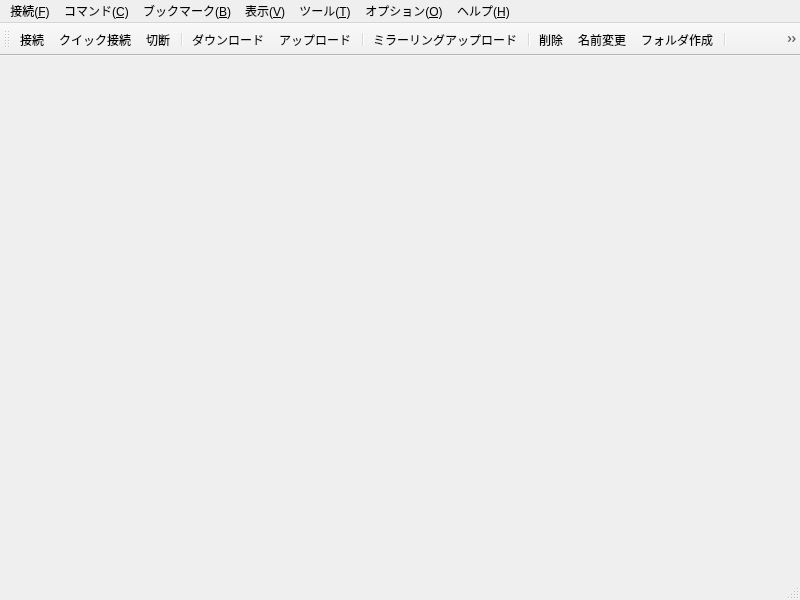
 <widget class="QMainWindow" name="MainWindowClass">
  <property name="geometry">
   <rect>
    <x>0</x>
    <y>0</y>
    <width>800</width>
    <height>600</height>
   </rect>
  </property>
  <property name="windowTitle">
   <string>MainWindow</string>
  </property>
  <widget class="QWidget" name="centralWidget">
   <layout class="QVBoxLayout" name="verticalLayout">
    <property name="leftMargin">
     <number>0</number>
    </property>
    <property name="topMargin">
     <number>0</number>
    </property>
    <property name="rightMargin">
     <number>0</number>
    </property>
    <property name="bottomMargin">
     <number>0</number>
    </property>
    <item>
     <widget class="DirsAndTaskMsgForm" name="widget" native="true"/>
    </item>
   </layout>
  </widget>
  <widget class="QMenuBar" name="menuBar">
   <property name="geometry">
    <rect>
     <x>0</x>
     <y>0</y>
     <width>800</width>
     <height>22</height>
    </rect>
   </property>
   <widget class="QMenu" name="menu_Connect">
    <property name="title">
     <string>接続(&amp;F)</string>
    </property>
    <widget class="QMenu" name="menu_Settings">
     <property name="title">
      <string>設定(&amp;S)</string>
     </property>
     <addaction name="actionImportFromWS_FTP"/>
     <addaction name="actionSaveSettingsToFile"/>
     <addaction name="actionLoadSettingsFromFile"/>
     <addaction name="actionModifyMasterPassword"/>
     <addaction name="actionExportFileZillaXML"/>
     <addaction name="actionExportWinSCPINI"/>
     <addaction name="separator"/>
     <addaction name="actionResetSettings"/>
    </widget>
    <addaction name="actionConnect"/>
    <addaction name="actionQuickConnect"/>
    <addaction name="actionDisconnect"/>
    <addaction name="separator"/>
    <addaction name="actionHostSettings"/>
    <addaction name="menu_Settings"/>
    <addaction name="separator"/>
    <addaction name="actionExit"/>
    <addaction name="separator"/>
   </widget>
   <widget class="QMenu" name="menu_Command">
    <property name="title">
     <string>コマンド(&amp;C)</string>
    </property>
    <addaction name="actionDownload"/>
    <addaction name="actionUpload"/>
    <addaction name="actionDownloadRename"/>
    <addaction name="actionUploadRename"/>
    <addaction name="actionDownloadRespecify"/>
    <addaction name="actionDownloadAsFile"/>
    <addaction name="separator"/>
    <addaction name="actionUploadMirroring"/>
    <addaction name="actionCalcFilesSize"/>
    <addaction name="actionDownloadMirroring"/>
    <addaction name="separator"/>
    <addaction name="actionCmdRm"/>
    <addaction name="actionCmdRename"/>
    <addaction name="actionCmdReattribute"/>
    <addaction name="actionCmdMkdir"/>
    <addaction name="actionCommand"/>
    <addaction name="separator"/>
    <addaction name="actionDirSync"/>
   </widget>
   <widget class="QMenu" name="menu_Bookmark">
    <property name="title">
     <string>ブックマーク(&amp;B)</string>
    </property>
    <addaction name="actionBmarkAddHost"/>
    <addaction name="actionBmarkAddLocal"/>
    <addaction name="actionBmarkAddBoth"/>
    <addaction name="actionBmarkEdit"/>
    <addaction name="separator"/>
   </widget>
   <widget class="QMenu" name="menu_View">
    <property name="title">
     <string>表示(&amp;V)</string>
    </property>
    <widget class="QMenu" name="menu_ViewFormat">
     <property name="title">
      <string>形式(&amp;T)</string>
     </property>
     <addaction name="actionViewFList"/>
     <addaction name="actionViewFDetail"/>
    </widget>
    <addaction name="actionFilter"/>
    <addaction name="separator"/>
    <addaction name="actionFind"/>
    <addaction name="actionFindNext"/>
    <addaction name="separator"/>
    <addaction name="actionSelect"/>
    <addaction name="actionSelectAll"/>
    <addaction name="separator"/>
    <addaction name="menu_ViewFormat"/>
    <addaction name="actionSort"/>
    <addaction name="actionViewDot"/>
    <addaction name="separator"/>
    <addaction name="actionListWithViewer"/>
    <addaction name="actionTaskWithViewer"/>
    <addaction name="separator"/>
    <addaction name="actionReflesh"/>
   </widget>
   <widget class="QMenu" name="menu_Tools">
    <property name="title">
     <string>ツール(&amp;T)</string>
    </property>
    <addaction name="actionCalcOnetimePasswd"/>
    <addaction name="actionWindowsFWSetting"/>
   </widget>
   <widget class="QMenu" name="menu_Option">
    <property name="title">
     <string>オプション(&amp;O)</string>
    </property>
    <addaction name="actionPreference"/>
   </widget>
   <widget class="QMenu" name="menu_Help">
    <property name="title">
     <string>ヘルプ(&amp;H)</string>
    </property>
    <addaction name="actionContents"/>
    <addaction name="actionOpenWebsite"/>
    <addaction name="separator"/>
    <addaction name="actionAbout"/>
    <addaction name="actionAboutQt"/>
   </widget>
   <addaction name="menu_Connect"/>
   <addaction name="menu_Command"/>
   <addaction name="menu_Bookmark"/>
   <addaction name="menu_View"/>
   <addaction name="menu_Tools"/>
   <addaction name="menu_Option"/>
   <addaction name="menu_Help"/>
  </widget>
  <widget class="QToolBar" name="mainToolBar">
   <property name="iconSize">
    <size>
     <width>16</width>
     <height>16</height>
    </size>
   </property>
   <attribute name="toolBarArea">
    <enum>TopToolBarArea</enum>
   </attribute>
   <attribute name="toolBarBreak">
    <bool>false</bool>
   </attribute>
   <addaction name="actionConnect"/>
   <addaction name="actionQuickConnect"/>
   <addaction name="actionDisconnect"/>
   <addaction name="separator"/>
   <addaction name="actionDownload"/>
   <addaction name="actionUpload"/>
   <addaction name="separator"/>
   <addaction name="actionUploadMirroring"/>
   <addaction name="separator"/>
   <addaction name="actionCmdRm"/>
   <addaction name="actionCmdRename"/>
   <addaction name="actionCmdMkdir"/>
   <addaction name="separator"/>
   <addaction name="actionModeAscii"/>
   <addaction name="actionModeBinary"/>
   <addaction name="actionModeAuto"/>
   <addaction name="separator"/>
   <addaction name="actionLocalSJIS"/>
   <addaction name="actionLocalEUC"/>
   <addaction name="actionLocalJIS"/>
   <addaction name="actionLocalUTF8"/>
   <addaction name="actionLocalUTF8BOM"/>
   <addaction name="separator"/>
   <addaction name="actionHostSJIS"/>
   <addaction name="actionHostEUC"/>
   <addaction name="actionHostJIS"/>
   <addaction name="actionHostUTF8"/>
   <addaction name="actionHostUTF8BOM"/>
   <addaction name="actionHostNocode"/>
   <addaction name="separator"/>
   <addaction name="actionHalfKana2Full"/>
   <addaction name="separator"/>
   <addaction name="actionReflesh"/>
   <addaction name="separator"/>
   <addaction name="actionViewFList"/>
   <addaction name="actionViewFDetail"/>
   <addaction name="separator"/>
   <addaction name="actionDirSync"/>
   <addaction name="separator"/>
   <addaction name="actionStopReceiving"/>
  </widget>
  <widget class="QStatusBar" name="statusBar"/>
  <action name="actionConnect">
   <property name="icon">
    <iconset resource="ffftpgui.qrc">
     <normaloff>:/resource/connect.png</normaloff>:/resource/connect.png</iconset>
   </property>
   <property name="text">
    <string>接続(&amp;C)...</string>
   </property>
   <property name="iconText">
    <string>接続</string>
   </property>
   <property name="toolTip">
    <string>接続</string>
   </property>
   <property name="shortcut">
    <string>Ctrl+C</string>
   </property>
  </action>
  <action name="actionQuickConnect">
   <property name="icon">
    <iconset resource="ffftpgui.qrc">
     <normaloff>:/resource/quickconnect.png</normaloff>:/resource/quickconnect.png</iconset>
   </property>
   <property name="text">
    <string>クイック接続(&amp;Q)...</string>
   </property>
   <property name="iconText">
    <string>クイック接続</string>
   </property>
   <property name="toolTip">
    <string>クイック接続</string>
   </property>
   <property name="shortcut">
    <string>Ctrl+Q</string>
   </property>
  </action>
  <action name="actionDisconnect">
   <property name="icon">
    <iconset resource="ffftpgui.qrc">
     <normaloff>:/resource/disconnect.png</normaloff>:/resource/disconnect.png</iconset>
   </property>
   <property name="text">
    <string>切断(&amp;R)</string>
   </property>
   <property name="iconText">
    <string>切断</string>
   </property>
   <property name="toolTip">
    <string>切断</string>
   </property>
  </action>
  <action name="actionHostSettings">
   <property name="text">
    <string>ホストの設定(&amp;H)...</string>
   </property>
   <property name="iconText">
    <string>ホストの設定</string>
   </property>
   <property name="toolTip">
    <string>ホストの設定</string>
   </property>
  </action>
  <action name="actionExit">
   <property name="text">
    <string>終了(&amp;X)</string>
   </property>
   <property name="iconText">
    <string>終了</string>
   </property>
   <property name="toolTip">
    <string>終了</string>
   </property>
  </action>
  <action name="actionImportFromWS_FTP">
   <property name="text">
    <string>WS_FTPから設定をインポート(&amp;W)...</string>
   </property>
   <property name="iconText">
    <string>WS_FTPから設定をインポート</string>
   </property>
   <property name="toolTip">
    <string>WS_FTPから設定をインポート</string>
   </property>
  </action>
  <action name="actionSaveSettingsToFile">
   <property name="text">
    <string>設定をファイルに保存(&amp;S)...</string>
   </property>
   <property name="iconText">
    <string>設定をファイルに保存</string>
   </property>
   <property name="toolTip">
    <string>設定をファイルに保存</string>
   </property>
  </action>
  <action name="actionLoadSettingsFromFile">
   <property name="text">
    <string>設定をファイルから復元(&amp;L)...</string>
   </property>
   <property name="iconText">
    <string>設定をファイルから復元</string>
   </property>
   <property name="toolTip">
    <string>設定をファイルから復元</string>
   </property>
  </action>
  <action name="actionModifyMasterPassword">
   <property name="text">
    <string>マスターパスワードの変更(&amp;M)...</string>
   </property>
   <property name="iconText">
    <string>マスターパスワードの変更</string>
   </property>
   <property name="toolTip">
    <string>マスターパスワードの変更</string>
   </property>
  </action>
  <action name="actionExportFileZillaXML">
   <property name="text">
    <string>FileZilla XMLに設定をエクスポート...</string>
   </property>
  </action>
  <action name="actionExportWinSCPINI">
   <property name="text">
    <string>WinSCP INIに設定をエクスポート...</string>
   </property>
  </action>
  <action name="actionResetSettings">
   <property name="text">
    <string>全設定の消去...</string>
   </property>
  </action>
  <action name="actionDownload">
   <property name="icon">
    <iconset resource="ffftpgui.qrc">
     <normaloff>:/resource/arrowdown.png</normaloff>:/resource/arrowdown.png</iconset>
   </property>
   <property name="text">
    <string>ダウンロード(&amp;D)</string>
   </property>
   <property name="iconText">
    <string>ダウンロード</string>
   </property>
   <property name="toolTip">
    <string>ダウンロード</string>
   </property>
   <property name="shortcut">
    <string>Ctrl+D</string>
   </property>
  </action>
  <action name="actionUpload">
   <property name="icon">
    <iconset resource="ffftpgui.qrc">
     <normaloff>:/resource/arrowup.png</normaloff>:/resource/arrowup.png</iconset>
   </property>
   <property name="text">
    <string>アップロード(&amp;U)</string>
   </property>
   <property name="iconText">
    <string>アップロード</string>
   </property>
   <property name="toolTip">
    <string>アップロード</string>
   </property>
   <property name="shortcut">
    <string>Ctrl+S</string>
   </property>
  </action>
  <action name="actionDownloadRename">
   <property name="text">
    <string>名前を変えてダウンロード(&amp;O)...</string>
   </property>
   <property name="iconText">
    <string>名前を変えてダウンロード</string>
   </property>
   <property name="toolTip">
    <string>名前を変えてダウンロード</string>
   </property>
  </action>
  <action name="actionUploadRename">
   <property name="text">
    <string>名前を変えてアップロード(&amp;P)...</string>
   </property>
   <property name="iconText">
    <string>名前を変えてアップロード</string>
   </property>
   <property name="toolTip">
    <string>名前を変えてアップロード</string>
   </property>
  </action>
  <action name="actionDownloadRespecify">
   <property name="text">
    <string>名前を指定してダウンロード(&amp;G)...</string>
   </property>
   <property name="iconText">
    <string>名前を指定してダウンロード</string>
   </property>
   <property name="toolTip">
    <string>名前を指定してダウンロード</string>
   </property>
  </action>
  <action name="actionDownloadAsFile">
   <property name="text">
    <string>ファイルとしてダウンロード(&amp;F)</string>
   </property>
   <property name="iconText">
    <string>ファイルとしてダウンロード</string>
   </property>
   <property name="toolTip">
    <string>ファイルとしてダウンロード</string>
   </property>
  </action>
  <action name="actionUploadMirroring">
   <property name="icon">
    <iconset resource="ffftpgui.qrc">
     <normaloff>:/resource/doublearrowup.png</normaloff>:/resource/doublearrowup.png</iconset>
   </property>
   <property name="text">
    <string>ミラーリングアップロード(&amp;M)...</string>
   </property>
   <property name="iconText">
    <string>ミラーリングアップロード</string>
   </property>
   <property name="toolTip">
    <string>ミラーリングアップロード</string>
   </property>
   <property name="shortcut">
    <string>Ctrl+Shift+U</string>
   </property>
  </action>
  <action name="actionCalcFilesSize">
   <property name="text">
    <string>ファイル容量計算(&amp;Z)...</string>
   </property>
   <property name="iconText">
    <string>ファイル容量計算</string>
   </property>
   <property name="toolTip">
    <string>ファイル容量計算</string>
   </property>
  </action>
  <action name="actionDownloadMirroring">
   <property name="text">
    <string>ミラーリングダウンロード(&amp;L)...</string>
   </property>
   <property name="iconText">
    <string>ミラーリングダウンロード</string>
   </property>
   <property name="toolTip">
    <string>ミラーリングダウンロード</string>
   </property>
   <property name="shortcut">
    <string>Ctrl+Shift+D</string>
   </property>
  </action>
  <action name="actionCmdRm">
   <property name="icon">
    <iconset resource="ffftpgui.qrc">
     <normaloff>:/resource/cross.png</normaloff>:/resource/cross.png</iconset>
   </property>
   <property name="text">
    <string>削除(&amp;R)...</string>
   </property>
   <property name="iconText">
    <string>削除</string>
   </property>
   <property name="toolTip">
    <string>削除</string>
   </property>
   <property name="shortcut">
    <string>Del</string>
   </property>
  </action>
  <action name="actionCmdRename">
   <property name="icon">
    <iconset resource="ffftpgui.qrc">
     <normaloff>:/resource/tag.png</normaloff>:/resource/tag.png</iconset>
   </property>
   <property name="text">
    <string>名前変更(&amp;N)...</string>
   </property>
   <property name="iconText">
    <string>名前変更</string>
   </property>
   <property name="toolTip">
    <string>名前変更</string>
   </property>
   <property name="shortcut">
    <string>Ctrl+N</string>
   </property>
  </action>
  <action name="actionCmdReattribute">
   <property name="text">
    <string>属性変更(&amp;A)...</string>
   </property>
   <property name="iconText">
    <string>属性変更</string>
   </property>
   <property name="toolTip">
    <string>属性変更</string>
   </property>
   <property name="shortcut">
    <string>Ctrl+T</string>
   </property>
  </action>
  <action name="actionCmdMkdir">
   <property name="icon">
    <iconset resource="ffftpgui.qrc">
     <normaloff>:/resource/folderwithlight.png</normaloff>:/resource/folderwithlight.png</iconset>
   </property>
   <property name="text">
    <string>フォルダ作成(&amp;K)...</string>
   </property>
   <property name="iconText">
    <string>フォルダ作成</string>
   </property>
   <property name="toolTip">
    <string>フォルダ作成</string>
   </property>
   <property name="shortcut">
    <string>Ctrl+K</string>
   </property>
  </action>
  <action name="actionCommand">
   <property name="text">
    <string>任意のコマンド(&amp;C)...</string>
   </property>
   <property name="iconText">
    <string>任意のコマンド</string>
   </property>
   <property name="toolTip">
    <string>任意のコマンド</string>
   </property>
  </action>
  <action name="actionDirSync">
   <property name="checkable">
    <bool>true</bool>
   </property>
   <property name="icon">
    <iconset resource="ffftpgui.qrc">
     <normaloff>:/resource/tagandtag.png</normaloff>:/resource/tagandtag.png</iconset>
   </property>
   <property name="text">
    <string>フォルダ同時移動(&amp;S)</string>
   </property>
   <property name="iconText">
    <string>フォルダ同時移動</string>
   </property>
   <property name="toolTip">
    <string>フォルダ同時移動</string>
   </property>
  </action>
  <action name="actionBmarkAddHost">
   <property name="text">
    <string>追加―ホスト側(&amp;H)</string>
   </property>
   <property name="iconText">
    <string>追加―ホスト側</string>
   </property>
   <property name="toolTip">
    <string>追加―ホスト側</string>
   </property>
  </action>
  <action name="actionBmarkAddLocal">
   <property name="text">
    <string>追加―ローカル側(&amp;L)</string>
   </property>
   <property name="iconText">
    <string>追加―ローカル側</string>
   </property>
   <property name="toolTip">
    <string>追加―ローカル側</string>
   </property>
  </action>
  <action name="actionBmarkAddBoth">
   <property name="text">
    <string>追加―両方(&amp;B)</string>
   </property>
   <property name="iconText">
    <string>追加―両方</string>
   </property>
   <property name="toolTip">
    <string>追加―両方</string>
   </property>
  </action>
  <action name="actionBmarkEdit">
   <property name="text">
    <string>編集(&amp;E)...</string>
   </property>
   <property name="iconText">
    <string>編集</string>
   </property>
   <property name="toolTip">
    <string>編集</string>
   </property>
   <property name="shortcut">
    <string>Ctrl+B</string>
   </property>
  </action>
  <action name="actionFilter">
   <property name="text">
    <string>フィルタ(&amp;L)...</string>
   </property>
   <property name="iconText">
    <string>フィルタ</string>
   </property>
   <property name="toolTip">
    <string>フィルタ</string>
   </property>
   <property name="shortcut">
    <string>Ctrl+Y</string>
   </property>
  </action>
  <action name="actionFind">
   <property name="text">
    <string>検索(&amp;F)...</string>
   </property>
   <property name="iconText">
    <string>検索</string>
   </property>
   <property name="toolTip">
    <string>検索</string>
   </property>
   <property name="shortcut">
    <string>Ctrl+F</string>
   </property>
  </action>
  <action name="actionFindNext">
   <property name="text">
    <string>次を検索(&amp;N)</string>
   </property>
   <property name="iconText">
    <string>次を検索</string>
   </property>
   <property name="toolTip">
    <string>次を検索</string>
   </property>
   <property name="shortcut">
    <string>F3</string>
   </property>
  </action>
  <action name="actionSelect">
   <property name="text">
    <string>選択(&amp;U)...</string>
   </property>
   <property name="iconText">
    <string>選択</string>
   </property>
   <property name="toolTip">
    <string>選択</string>
   </property>
   <property name="shortcut">
    <string>Ctrl+S</string>
   </property>
  </action>
  <action name="actionSelectAll">
   <property name="text">
    <string>全選択/解除(&amp;A)</string>
   </property>
   <property name="iconText">
    <string>全選択/解除</string>
   </property>
   <property name="toolTip">
    <string>全選択/解除</string>
   </property>
   <property name="shortcut">
    <string>Ctrl+A</string>
   </property>
  </action>
  <action name="actionViewFList">
   <property name="checkable">
    <bool>true</bool>
   </property>
   <property name="icon">
    <iconset resource="ffftpgui.qrc">
     <normaloff>:/resource/mosaic1.png</normaloff>:/resource/mosaic1.png</iconset>
   </property>
   <property name="text">
    <string>一覧(&amp;L)</string>
   </property>
   <property name="iconText">
    <string>一覧</string>
   </property>
   <property name="toolTip">
    <string>一覧</string>
   </property>
  </action>
  <action name="actionViewFDetail">
   <property name="checkable">
    <bool>true</bool>
   </property>
   <property name="icon">
    <iconset resource="ffftpgui.qrc">
     <normaloff>:/resource/mosaic2.png</normaloff>:/resource/mosaic2.png</iconset>
   </property>
   <property name="text">
    <string>詳細(&amp;D)</string>
   </property>
   <property name="iconText">
    <string>詳細</string>
   </property>
   <property name="toolTip">
    <string>詳細</string>
   </property>
  </action>
  <action name="actionSort">
   <property name="text">
    <string>ソート(&amp;S)...</string>
   </property>
   <property name="iconText">
    <string>ソート</string>
   </property>
   <property name="toolTip">
    <string>ソート</string>
   </property>
  </action>
  <action name="actionViewDot">
   <property name="checkable">
    <bool>true</bool>
   </property>
   <property name="text">
    <string>.で始まるファイルを表示(&amp;D)</string>
   </property>
   <property name="iconText">
    <string>.で始まるファイルを表示</string>
   </property>
   <property name="toolTip">
    <string>.で始まるファイルを表示</string>
   </property>
  </action>
  <action name="actionListWithViewer">
   <property name="text">
    <string>ファイル一覧をビューアで表示(&amp;I)</string>
   </property>
   <property name="iconText">
    <string>ファイル一覧をビューアで表示</string>
   </property>
   <property name="toolTip">
    <string>ファイル一覧をビューアで表示</string>
   </property>
  </action>
  <action name="actionTaskWithViewer">
   <property name="text">
    <string>処理内容をビューアで表示(&amp;W)</string>
   </property>
   <property name="iconText">
    <string>処理内容をビューアで表示</string>
   </property>
   <property name="toolTip">
    <string>処理内容をビューアで表示</string>
   </property>
  </action>
  <action name="actionReflesh">
   <property name="icon">
    <iconset resource="ffftpgui.qrc">
     <normaloff>:/resource/arrowcircle.png</normaloff>:/resource/arrowcircle.png</iconset>
   </property>
   <property name="text">
    <string>最新の情報に更新(&amp;R)</string>
   </property>
   <property name="iconText">
    <string>最新の情報に更新</string>
   </property>
   <property name="toolTip">
    <string>最新の情報に更新</string>
   </property>
   <property name="shortcut">
    <string>F5</string>
   </property>
  </action>
  <action name="actionCalcOnetimePasswd">
   <property name="text">
    <string>ワンタイムパスワードの計算(&amp;O)...</string>
   </property>
   <property name="iconText">
    <string>ワンタイムパスワードの計算</string>
   </property>
   <property name="toolTip">
    <string>ワンタイムパスワードの計算</string>
   </property>
  </action>
  <action name="actionWindowsFWSetting">
   <property name="text">
    <string>WindowsファイアウォールのステートフルFTPフィルタの設定(&amp;F)...</string>
   </property>
   <property name="iconText">
    <string>WindowsファイアウォールのステートフルFTPフィルタの設定</string>
   </property>
   <property name="toolTip">
    <string>WindowsファイアウォールのステートフルFTPフィルタの設定</string>
   </property>
  </action>
  <action name="actionPreference">
   <property name="text">
    <string>環境設定(S)...</string>
   </property>
   <property name="iconText">
    <string>環境設定</string>
   </property>
   <property name="toolTip">
    <string>環境設定</string>
   </property>
  </action>
  <action name="actionContents">
   <property name="text">
    <string>目次(&amp;C)...</string>
   </property>
   <property name="iconText">
    <string>目次</string>
   </property>
   <property name="toolTip">
    <string>目次</string>
   </property>
   <property name="shortcut">
    <string>F1</string>
   </property>
  </action>
  <action name="actionOpenWebsite">
   <property name="text">
    <string>ウェブサイトを開く(&amp;W)</string>
   </property>
   <property name="iconText">
    <string>ウェブサイトを開く</string>
   </property>
   <property name="toolTip">
    <string>ウェブサイトを開く</string>
   </property>
  </action>
  <action name="actionAbout">
   <property name="text">
    <string>FFFTPについて(&amp;A)...</string>
   </property>
   <property name="iconText">
    <string>FFFTPについて</string>
   </property>
   <property name="toolTip">
    <string>FFFTPについて</string>
   </property>
  </action>
  <action name="actionAboutQt">
   <property name="text">
    <string>Qtについて...</string>
   </property>
  </action>
  <action name="actionModeAscii">
   <property name="checkable">
    <bool>true</bool>
   </property>
   <property name="icon">
    <iconset resource="ffftpgui.qrc">
     <normaloff>:/resource/a.png</normaloff>:/resource/a.png</iconset>
   </property>
   <property name="text">
    <string>アスキー転送モード</string>
   </property>
   <property name="toolTip">
    <string>アスキー転送モード</string>
   </property>
  </action>
  <action name="actionModeBinary">
   <property name="checkable">
    <bool>true</bool>
   </property>
   <property name="icon">
    <iconset resource="ffftpgui.qrc">
     <normaloff>:/resource/b.png</normaloff>:/resource/b.png</iconset>
   </property>
   <property name="text">
    <string>バイナリ転送モード</string>
   </property>
   <property name="toolTip">
    <string>バイナリ転送モード</string>
   </property>
  </action>
  <action name="actionModeAuto">
   <property name="checkable">
    <bool>true</bool>
   </property>
   <property name="icon">
    <iconset resource="ffftpgui.qrc">
     <normaloff>:/resource/ab.png</normaloff>:/resource/ab.png</iconset>
   </property>
   <property name="text">
    <string>ファイル名で転送モード切替え</string>
   </property>
   <property name="toolTip">
    <string>ファイル名で転送モード切替え</string>
   </property>
  </action>
  <action name="actionLocalSJIS">
   <property name="checkable">
    <bool>true</bool>
   </property>
   <property name="icon">
    <iconset resource="ffftpgui.qrc">
     <normaloff>:/resource/sjis.png</normaloff>:/resource/sjis.png</iconset>
   </property>
   <property name="text">
    <string>ローカルの漢字コードはShift_JIS</string>
   </property>
   <property name="toolTip">
    <string>ローカルの漢字コードはShift_JIS</string>
   </property>
  </action>
  <action name="actionLocalEUC">
   <property name="checkable">
    <bool>true</bool>
   </property>
   <property name="icon">
    <iconset resource="ffftpgui.qrc">
     <normaloff>:/resource/euc.png</normaloff>:/resource/euc.png</iconset>
   </property>
   <property name="text">
    <string>ローカルの漢字コードはEUC</string>
   </property>
   <property name="toolTip">
    <string>ローカルの漢字コードはEUC</string>
   </property>
  </action>
  <action name="actionLocalJIS">
   <property name="checkable">
    <bool>true</bool>
   </property>
   <property name="icon">
    <iconset resource="ffftpgui.qrc">
     <normaloff>:/resource/jis.png</normaloff>:/resource/jis.png</iconset>
   </property>
   <property name="text">
    <string>ローカルの漢字コードはJIS</string>
   </property>
   <property name="toolTip">
    <string>ローカルの漢字コードはJIS</string>
   </property>
  </action>
  <action name="actionLocalUTF8">
   <property name="checkable">
    <bool>true</bool>
   </property>
   <property name="icon">
    <iconset resource="ffftpgui.qrc">
     <normaloff>:/resource/utf8.png</normaloff>:/resource/utf8.png</iconset>
   </property>
   <property name="text">
    <string>ローカルの漢字コードはUTF-8</string>
   </property>
   <property name="toolTip">
    <string>ローカルの漢字コードはUTF-8</string>
   </property>
  </action>
  <action name="actionLocalUTF8BOM">
   <property name="checkable">
    <bool>true</bool>
   </property>
   <property name="icon">
    <iconset resource="ffftpgui.qrc">
     <normaloff>:/resource/u8b.png</normaloff>:/resource/u8b.png</iconset>
   </property>
   <property name="text">
    <string>ローカルの漢字コードはUTF-8 BOM</string>
   </property>
   <property name="toolTip">
    <string>ローカルの漢字コードはUTF-8 BOM</string>
   </property>
  </action>
  <action name="actionHostSJIS">
   <property name="checkable">
    <bool>true</bool>
   </property>
   <property name="icon">
    <iconset resource="ffftpgui.qrc">
     <normaloff>:/resource/sjis.png</normaloff>:/resource/sjis.png</iconset>
   </property>
   <property name="text">
    <string>ホストの漢字コードはShift_JIS</string>
   </property>
   <property name="toolTip">
    <string>ホストの漢字コードはShift_JIS</string>
   </property>
  </action>
  <action name="actionHostEUC">
   <property name="checkable">
    <bool>true</bool>
   </property>
   <property name="icon">
    <iconset resource="ffftpgui.qrc">
     <normaloff>:/resource/euc.png</normaloff>:/resource/euc.png</iconset>
   </property>
   <property name="text">
    <string>ホストの漢字コードはEUC</string>
   </property>
   <property name="toolTip">
    <string>ホストの漢字コードはEUC</string>
   </property>
  </action>
  <action name="actionHostJIS">
   <property name="checkable">
    <bool>true</bool>
   </property>
   <property name="icon">
    <iconset resource="ffftpgui.qrc">
     <normaloff>:/resource/jis.png</normaloff>:/resource/jis.png</iconset>
   </property>
   <property name="text">
    <string>ホストの漢字コードはJIS</string>
   </property>
   <property name="toolTip">
    <string>ホストの漢字コードはJIS</string>
   </property>
  </action>
  <action name="actionHostUTF8">
   <property name="checkable">
    <bool>true</bool>
   </property>
   <property name="icon">
    <iconset resource="ffftpgui.qrc">
     <normaloff>:/resource/utf8.png</normaloff>:/resource/utf8.png</iconset>
   </property>
   <property name="text">
    <string>ホストの漢字コードはUTF-8</string>
   </property>
   <property name="toolTip">
    <string>ホストの漢字コードはUTF-8</string>
   </property>
  </action>
  <action name="actionHostUTF8BOM">
   <property name="checkable">
    <bool>true</bool>
   </property>
   <property name="icon">
    <iconset resource="ffftpgui.qrc">
     <normaloff>:/resource/u8b.png</normaloff>:/resource/u8b.png</iconset>
   </property>
   <property name="text">
    <string>ホストの漢字コードはUTF-8 BOM</string>
   </property>
   <property name="toolTip">
    <string>ホストの漢字コードはUTF-8 BOM</string>
   </property>
  </action>
  <action name="actionHostNocode">
   <property name="checkable">
    <bool>true</bool>
   </property>
   <property name="icon">
    <iconset resource="ffftpgui.qrc">
     <normaloff>:/resource/mu.png</normaloff>:/resource/mu.png</iconset>
   </property>
   <property name="text">
    <string>漢字コードの変換なし</string>
   </property>
   <property name="toolTip">
    <string>漢字コードの変換なし</string>
   </property>
  </action>
  <action name="actionHalfKana2Full">
   <property name="checkable">
    <bool>true</bool>
   </property>
   <property name="icon">
    <iconset resource="ffftpgui.qrc">
     <normaloff>:/resource/kana.png</normaloff>:/resource/kana.png</iconset>
   </property>
   <property name="text">
    <string>半角カナを全角に変換</string>
   </property>
   <property name="toolTip">
    <string>半角カナを全角に変換</string>
   </property>
  </action>
  <action name="actionStopReceiving">
   <property name="icon">
    <iconset resource="ffftpgui.qrc">
     <normaloff>:/resource/roadclosedsign.png</normaloff>:/resource/roadclosedsign.png</iconset>
   </property>
   <property name="text">
    <string>受信中止</string>
   </property>
   <property name="toolTip">
    <string>受信中止</string>
   </property>
  </action>
 </widget>
